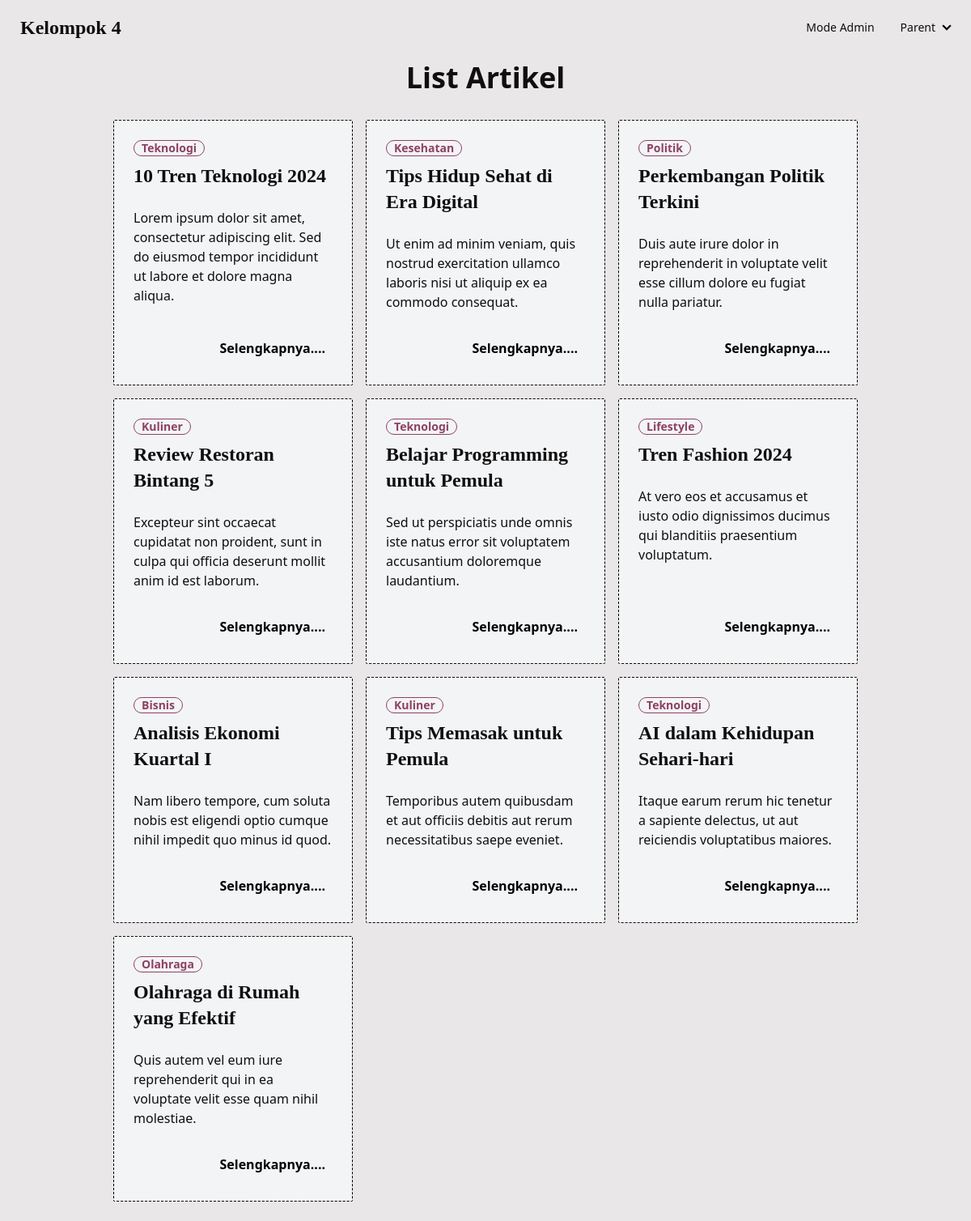
The page / on the database its author committed.
### tables this page shows
CREATE TABLE `artikel` (
  `id_artikel` int NOT NULL,
  `judul` varchar(255) NOT NULL,
  `konten` text NOT NULL,
  `penulis_id` int DEFAULT NULL,
  `kategori_id` int DEFAULT NULL
);

CREATE TABLE `kategori` (
  `id_kategori` int NOT NULL,
  `nama_kategori` varchar(50) NOT NULL
);

### app/Controller.php (called while the page is built, shortened)
<?php
class Controller
{
    protected function render($view, $data = [])
    {
        extract($data);
        include "Views/$view.php";
    }
}

### app/Controllers/ArtikelController.php (called while the page is built, shortened)
<?php
class ArtikelController extends Controller {
   private $artikel, $kategori, $komentar, $penulis;
   public function __construct(){
      $this->artikel= new Artikel();
   }
   public function index(){
      $result = $this->artikel
               ->select('artikel.*,kategori.nama_kategori')
               ->join('kategori', 'artikel.kategori_id', '=', 'kategori.id_kategori')
               ->get();
      return $this->render('index', ['data'=> $result]);
   }
}

### app/Routes/index.php (called while the page is built, shortened)
<?php
$router = new Router();
$router->get('/', ArtikelController::class, 'index');
$router->get('/{id}',ArtikelController::class, 'show');
$router->post('/{id}',ArtikelController::class, 'komentarStore');
$router->get('/dashboard/admin', DashboardController::class, 'indexAdmin');
$router->get('/dashboard/admin/artikel', DashboardController::class, 'listArtikelAdmin');
$router->get('/dashboard/admin/penulis', DashboardController::class, 'listPenulis');
$router->get('/dashboard/admin/komentar', DashboardController::class, 'listKomentarAdmin');
$router->get('/dashboard/{id}', DashboardController::class, 'index');
$router->get('/dashboard/{id}/artikel', DashboardController::class, 'listArtikel');
$router->get('/dashboard/{id}/artikel/tambah', DashboardController::class, 'insertPageArtikel');
$router->post('/dashboard/{id}/artikel/tambah', DashboardController::class, 'artikelStore');
$router->get('/dashboard/{id}/artikel/{aid}', DashboardController::class, 'artikelDelete');
$router->get('/dashboard/{id}/artikel/edit/{aid}', DashboardController::class, 'artikelPageUpdate');
$router->post('/dashboard/{id}/artikel/edit/{aid}', DashboardController::class, 'artikelUpdate');
$router->get('/dashboard/{id}/penulis', DashboardController::class, "listPenulis");
$router->get('/dashboard/admin/komentar/{id}', DashboardController::class, "deleteKomentarAdmin");
$router->get('/dashboard/{id}/komentar', DashboardController::class, "listKomentar");
$router->get('/dashboard/admin/penulis/tambah', DashboardController::class, 'insertPagePenulis');
$router->post('/dashboard/admin/penulis/tambah', DashboardController::class, 'penulisStore');
$router->get('/dashboard/admin/penulis/{id}', DashboardController::class, 'deletePenulis');
$router->get('/dashboard/admin/penulis/edit/{id}', DashboardController::class, 'editPagePenulis');
$router->post('/dashboard/admin/penulis/edit/{id}', DashboardController::class, 'penulisUpdate');
$router->get('/dashboard/admin/kategori/tambah', DashboardController::class, 'insertPageKategori');
$router->post('/dashboard/admin/kategori/tambah', DashboardController::class, 'kategoriStore');
$router->get('/dashboard/admin/kategori/{id}', DashboardController::class, 'deleteKategori');
$router->get('/dashboard/admin/kategori/edit/{id}', DashboardController::class,'editPageKategori');
$router->post('/dashboard/admin/kategori/edit/{id}', DashboardController::class,'kategoriUpdate');
$router->get('/dashboard/admin/kategori/edit/{id}', DashboardController::class, 'editPageKategori');
$router->post('/dashboard/admin/kategori/edit/{id}', DashboardController::class, 'kategoriUpdate');
$router->get('/dashboard/admin/kategori/{id}', DashboardController::class, 'deleteKategori');
$router->get('/dashboard/admin/kategori', DashboardController::class, 'listKategoriAdmin');
$router->get('/dashboard/{id}/komentar/tambah', DashboardController::class, 'insertPageKomentar');
$router->post('/dashboard/{id}/komentar/tambah', DashboardController::class, 'komentarStore');
$router->get('/dashboard/{id}/komentar/hapus/{kid}', DashboardController::class, 'deleteKomentar');
$router->get('/dashboard/{id}/komentar/edit/{kid}', DashboardController::class, 'editPageKomentar');
$router->post('/dashboard/{id}/komentar/edit/{kid}', DashboardController::class,'komentarUpdate');
$router->get('/dashboard/admin/komentar/{kid}', DashboardController::class, 'deleteKomentarAdmin');
$router->dispatch();

### Config/Database.php (called while the page is built, shortened)
<?php
class Database{
   public function __construct() {
    $host = 'mdi.my.id';
    $db   = 'basdeat2_klp4';
    $user = 'basdeat2_usr4';
    $pass = '7.8fBotqbm&C~*.@#h';
    $this->conn = new mysqli($host, $user, $pass, $db);
  }
}

### app/Models/Model.php (called while the page is built, shortened)
<?php
class Model extends Database {
    protected $table;
    protected $select = "*";
    protected $joins = [];
    public function select($columns) {
        if (is_array($columns)) {
            $this->select = implode(', ', $columns);
        } else {
            $this->select = $columns;
        }
        return $this;
    }
    public function join($table, $first, $operator, $second, $type = 'INNER') {
        $this->joins[] = sprintf(' %s JOIN %s ON %s %s %s',
            $type, $table, $first, $operator, $second
        );
        return $this;
    }
    public function get() {
        $query = "SELECT {$this->select} FROM {$this->table}";
        if (!empty($this->joins)) {
            $query .= implode(' ', $this->joins);
        }
        $this->select = "*";
        $this->joins = [];
        return $this->conn->query($query);
    }
}

### app/Models/Artikel.php (called while the page is built, shortened)
<?php
class Artikel extends Model {
   public function __construct(){
      $this->table = "artikel";
   }
}

### app/Views/index.php (the view, shortened to what this page needs)
<!DOCTYPE html>
<html lang="en" data-theme="light">
<head>
</head>
<body class="min-h-screen">
     <?php require_once "./components/navbar.php" ?>
    <div class="container mx-auto px-4  md:w-10/12 w-full">
      <h1 class="text-4xl my-2 text-center font-semibold">List Artikel</h1>
        <div class="grid gap-4 p-6 grid-cols-1 lg:grid-cols-3 sm:grid-cols-2">
            <?php foreach($data as $artikel) : ?>
            <div class="card rounded-sm border border-black border-dashed w-full bg-base-100">
                <div class="card-body p-6 bg-gray-100">
                    <div class="badge font-semibold badge-secondary badge-outline"><?=$artikel['nama_kategori']?></div>
                    <h1 class="card-title text-2xl  font-serif "><?=$artikel['judul']?></h1>
                    <p class="text-base-content mt-4"><?=$artikel['konten']?></p>
                    <div class="card-actions justify-end mt-4">
                        <a href="<?=$artikel['id_artikel']?>" class="text-black btn-ghost rounded-sm p-2 font-bold ">Selengkapnya....</a>
                    </div>
                </div>
            </div>
            <?php endforeach?>
        </div>
    </div>
</body>
</html>

### public/index.php (shortened to what this page needs)
<!DOCTYPE html>
<html lang="en">
  <head>
    <link rel="stylesheet" href="/output.css">
    <Link rel='stylesheet' href="https://cdn.datatables.net/2.1.8/css/dataTables.dataTables.css">
    <link rel="stylesheet" href="https://cdnjs.cloudflare.com/ajax/libs/font-awesome/6.0.0-beta3/css/all.min.css">
    <link rel="stylesheet" href="https://code.jquery.com/ui/1.13.2/themes/base/jquery-ui.css">
    <link rel="stylesheet" href="https://cdn.datatables.net/2.1.8/css/dataTables.jqueryui.css">
  </head>
  <body data-theme="garden">
    <?php
    $router = require '../app/Routes/index.php';
    ?>
  </body>
</html>

### app/Router.php (shortened to what this page needs)
<?php
class Router
{
    protected $routes = [];
    private function addRoute($route, $controller, $action, $method)
    {
        $this->routes[$method][$route] = ['controller' => $controller, 'action' => $action];
    }
    public function dispatch()
    {
        $uri = strtok($_SERVER['REQUEST_URI'], '?');
        $method =  $_SERVER['REQUEST_METHOD'];
        foreach ($this->routes[$method] as $route => $target) {
            $pattern = preg_replace('/\{[a-zA-Z0-9_]+\}/', '([a-zA-Z0-9_]+)', $route);
            if (preg_match("#^{$pattern}$#", $uri, $matches)) {
                array_shift($matches);
                $controller = new $target['controller']();
                $action = $target['action'];
                call_user_func_array([$controller, $action], $matches);
                return;
            }
        }
        throw new \Exception("No route found for URI: $uri");
    }
}

### public/components/navbar.php (shortened to what this page needs)
<div class="navbar  bg-base-100">
  <div class="flex-1">
    <a href="/" class="btn btn-ghost text-2xl font-serif">Kelompok 4</a>
  </div>
  <div class="flex-none">
    <ul class="menu menu-horizontal px-1">
      <li><a href="/dashboard/admin">Mode Admin</a></li>
      <li>
        <details>
          <summary>Parent</summary>
        </details>
      </li>
    </ul>
  </div>
</div>

### rows shown on the page
artikel: kategori.nama_kategori "Teknologi", judul "10 Tren Teknologi 2024", konten "Lorem ipsum dolor sit amet, consectetur adipiscing elit. Sed do eiusmod tempor incididunt ut labore et dolore magna aliqua."
artikel: kategori.nama_kategori "Kesehatan", judul "Tips Hidup Sehat di Era Digital", konten "Ut enim ad minim veniam, quis nostrud exercitation ullamco laboris nisi ut aliquip ex ea commodo consequat."
artikel: kategori.nama_kategori "Politik", judul "Perkembangan Politik Terkini", konten "Duis aute irure dolor in reprehenderit in voluptate velit esse cillum dolore eu fugiat nulla pariatur."
artikel: kategori.nama_kategori "Kuliner", judul "Review Restoran Bintang 5", konten "Excepteur sint occaecat cupidatat non proident, sunt in culpa qui officia deserunt mollit anim id est laborum."
artikel: kategori.nama_kategori "Teknologi", judul "Belajar Programming untuk Pemula", konten "Sed ut perspiciatis unde omnis iste natus error sit voluptatem accusantium doloremque laudantium."
artikel: kategori.nama_kategori "Lifestyle", judul "Tren Fashion 2024", konten "At vero eos et accusamus et iusto odio dignissimos ducimus qui blanditiis praesentium voluptatum."
artikel: kategori.nama_kategori "Bisnis", judul "Analisis Ekonomi Kuartal I", konten "Nam libero tempore, cum soluta nobis est eligendi optio cumque nihil impedit quo minus id quod."
artikel: kategori.nama_kategori "Kuliner", judul "Tips Memasak untuk Pemula", konten "Temporibus autem quibusdam et aut officiis debitis aut rerum necessitatibus saepe eveniet."
artikel: kategori.nama_kategori "Teknologi", judul "AI dalam Kehidupan Sehari-hari", konten "Itaque earum rerum hic tenetur a sapiente delectus, ut aut reiciendis voluptatibus maiores."
artikel: kategori.nama_kategori "Olahraga", judul "Olahraga di Rumah yang Efektif", konten "Quis autem vel eum iure reprehenderit qui in ea voluptate velit esse quam nihil molestiae."
